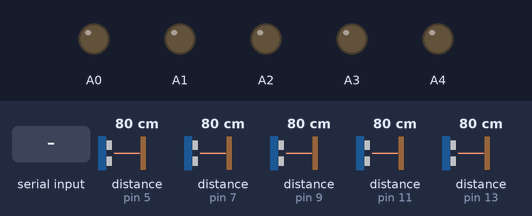
A sketch run on a simulated Arduino Uno, built with avr-gcc and run on an emulated ATmega328P. Parts: output pins drawn as LEDs (lit = HIGH). Wiring (inferred from the names in the program): 5 × ultrasonic range finder: trigger pin 4, echo pin 5 / trigger pin 6, echo pin 7 / trigger pin 8, echo pin 9 / trigger pin 10, echo pin 11 / trigger pin 12, echo pin 13. The inputs (shaded band) are chosen by the test bench; at power-on: distance to the obstacle (sensors on pin 5, pin 7, pin 9, pin 11, pin 13) 80 cm. The echo pulse lasts 58.3 µs per cm; pins used as bus, display or sensor lines are not drawn.

Above: at 1.2 s.
1.3 s: "0" received over Serial
At 2.6 s:
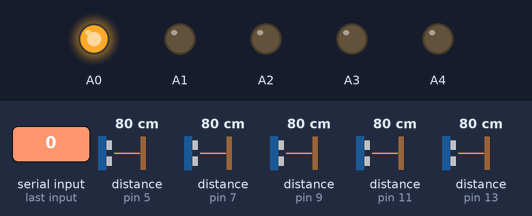
2.9 s: "1" received over Serial
At 3.9 s:
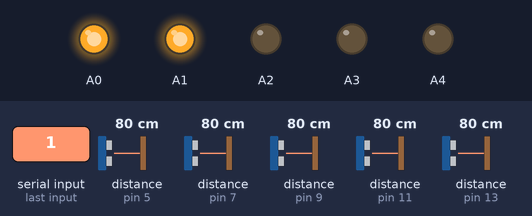
4.4 s: "3" received over Serial
At 5.1 s:
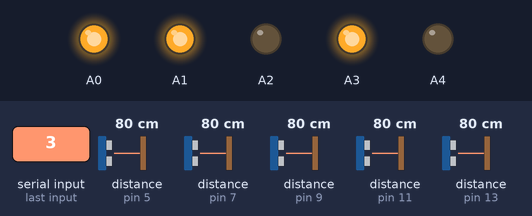
5.9 s: "4" received over Serial
At 6.2 s:
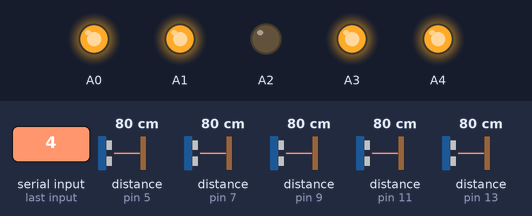
7.4 s: "G" received over Serial
At 8.6 s:
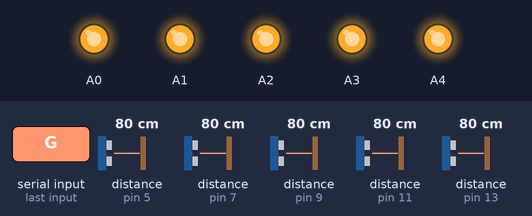
Timing chart, 0 to 9.9 s (numbered marks = the images above; inputs shaded):
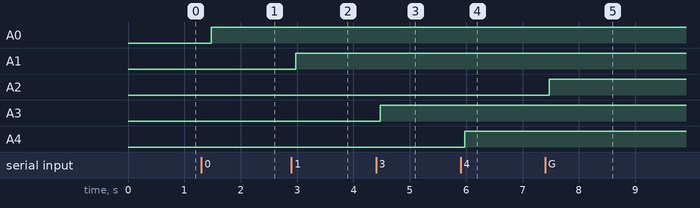

The sketch:

Connect3Arduino.ino
```cpp
#define TRIG0 4
#define ECHO0 5
#define TRIG1 6
#define ECHO1 7
#define TRIG2 8
#define ECHO2 9
#define TRIG3 10
#define ECHO3 11
#define TRIG4 12
#define ECHO4 13
#define threshold 2.0

float distance0[5];
float distance1[5];
float distance2[5];
float distance3[5];
float distance4[5];
byte count = 0;
byte b = -1;
bool playerTurn = false;

void setup() {
  Serial.begin(9600);

  pinMode(A0, OUTPUT);
  pinMode(A1, OUTPUT);
  pinMode(A2, OUTPUT);
  pinMode(A3, OUTPUT);
  pinMode(A4, OUTPUT);

  pinMode(TRIG0, OUTPUT);
  pinMode(ECHO0, INPUT);
  pinMode(TRIG1, OUTPUT);
  pinMode(ECHO1, INPUT);
  pinMode(TRIG2, OUTPUT);
  pinMode(ECHO2, INPUT);
  pinMode(TRIG3, OUTPUT);
  pinMode(ECHO3, INPUT);
  pinMode(TRIG4, OUTPUT);
  pinMode(ECHO4, INPUT);
}

float readDistance(byte TRIG, byte ECHO) { //Code lovingly borrowed and altered from Rui Wang
  digitalWrite(TRIG, LOW); delayMicroseconds(2);
  digitalWrite(TRIG, HIGH); delayMicroseconds(10);
  digitalWrite(TRIG, LOW);
  unsigned long timeout=micros()+26233L;
  while((digitalRead(ECHO)==LOW)&&(micros()<timeout));
  unsigned long start_time = micros();
  timeout=start_time+26233L;
  while((digitalRead(ECHO)==HIGH)&&(micros()<timeout));
  unsigned long lapse = micros() - start_time;
  return lapse*0.01716f;
}

void testDistanceSensors() {
  Serial.print("0: ");
  Serial.println(readDistance(TRIG0, ECHO0));
  delay(50);
  Serial.print("1: ");
  Serial.println(readDistance(TRIG1, ECHO1));
  delay(50);
  Serial.print("2: ");
  Serial.println(readDistance(TRIG2, ECHO2));
  delay(50);
  Serial.print("3: ");
  Serial.println(readDistance(TRIG3, ECHO3));
  delay(50);
  Serial.print("4: ");
  Serial.println(readDistance(TRIG4, ECHO4));
  delay(1250);
}

int columns[5]  = {0,0,0,0,0};

void loop(){
  if(Serial.available()){ //When we recieve data from Processing/the server:
    b = Serial.read();
    playerTurn = false;
    //We turn on the light corresponding to the column the server says,
    //and wait for the piece to be put in
    if(b == '0') {digitalWrite(A0, HIGH); columns[0]++;}
    if(b == '1') {digitalWrite(A1, HIGH); columns[1]++;}
    if(b == '2') {digitalWrite(A2, HIGH); columns[2]++;}
    if(b == '3') {digitalWrite(A3, HIGH); columns[3]++;}
    if(b == '4') {digitalWrite(A4, HIGH); columns[4]++;}
    while(b == 'G'){ //Game Over!
      digitalWrite(A0, HIGH);
      digitalWrite(A1, HIGH);
      digitalWrite(A2, HIGH);
      digitalWrite(A3, HIGH);
      digitalWrite(A4, HIGH);
    }
  }
  if(millis() % 250 == 0){
    //Poll the distance sensors four times a second
    distance0[count] = readDistance(TRIG0, ECHO0);
    delay(50);
    distance1[count] = readDistance(TRIG1, ECHO1);
    delay(50);
    distance2[count] = readDistance(TRIG2, ECHO2);
    delay(50);
    distance3[count] = readDistance(TRIG3, ECHO3);
    delay(50);
    distance4[count] = readDistance(TRIG4, ECHO4);
    //Check if the distance has decreased significantly in the last 1.25 seconds
    int count2 = (count + 1) % 5;
    if(distance0[count2] == 0);
    else if(columns[0] < 4 && distance0[count] - distance0[count2] >= threshold){
      if(playerTurn){
        Serial.write('0');
        columns[0]++;
        playerTurn = false;
      }
      else if(b == '0'){
        playerTurn = true;
        digitalWrite(A0, LOW);
        b = -1;
        delay(2000);
      }
    }
    else if(columns[1] < 4 && distance1[count] - distance1[count2] >= threshold){
      if(playerTurn){
        Serial.write('1');
        columns[1]++;
        playerTurn = false;
      }
      else if(b == '1'){
        playerTurn = true;
        digitalWrite(A1, LOW);
        b = -1;
        delay(2000);
      }
    }
    else if(columns[2] < 4 && distance2[count] - distance2[count2] >= threshold || (distance2[count] > 50 && distance2[count] - distance2[count2] >= 100)){
      if(playerTurn){
        Serial.write('2');
        playerTurn = false;
        columns[2]++;
      }
      else if(b == '2'){
        playerTurn = true;
        digitalWrite(A2, LOW);
        b = -1;
        delay(2000);
      }
    }
    else if(columns[3] < 4 && distance3[count] - distance3[count2] >= threshold){
      if(playerTurn){
        Serial.write('3');
        playerTurn = false;
        columns[3]++;
      }
      else if (b == '3'){
        playerTurn = true;
        digitalWrite(A3, LOW);
        b = -1;
        delay(2000);
      }
    }
    else if(columns[4] < 4 && distance4[count] - distance4[count2] >= threshold){
      if(playerTurn){
        Serial.write('4');
        playerTurn = false;
        columns[4]++;
      }
      else if(b == '4'){
        playerTurn = true;
        digitalWrite(A4, LOW);
        b = -1;
        delay(2000);
      }
    }
    count = count2;
  }
}
```

Measured:
- after the input at 1.3 s, A0: LOW → HIGH after 0.18 s
- after the input at 2.9 s, A1: LOW → HIGH after 0.08 s
- after the input at 4.4 s, A3: LOW → HIGH after 0.08 s
- after the input at 5.9 s, A4: LOW → HIGH after 0.08 s
- after the input at 7.4 s, A2: LOW → HIGH after 0.08 s
